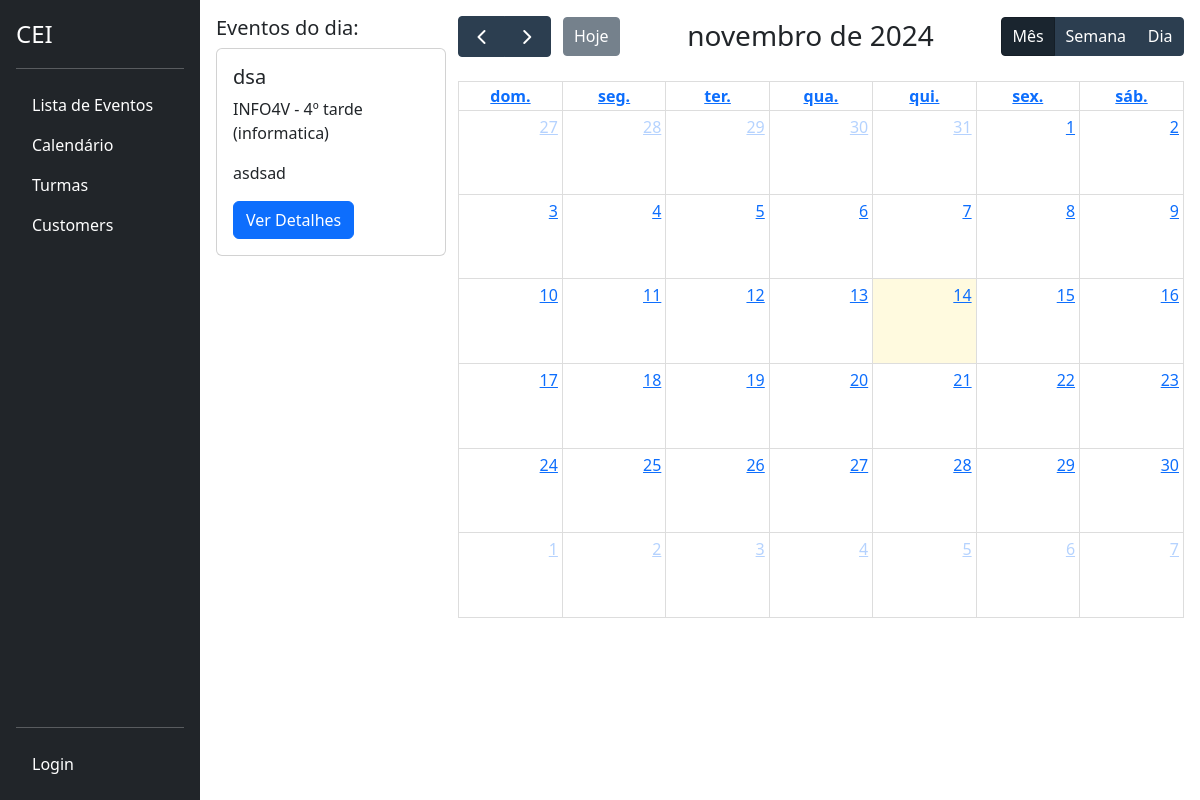
/, run on an earlier commit of the app's database.
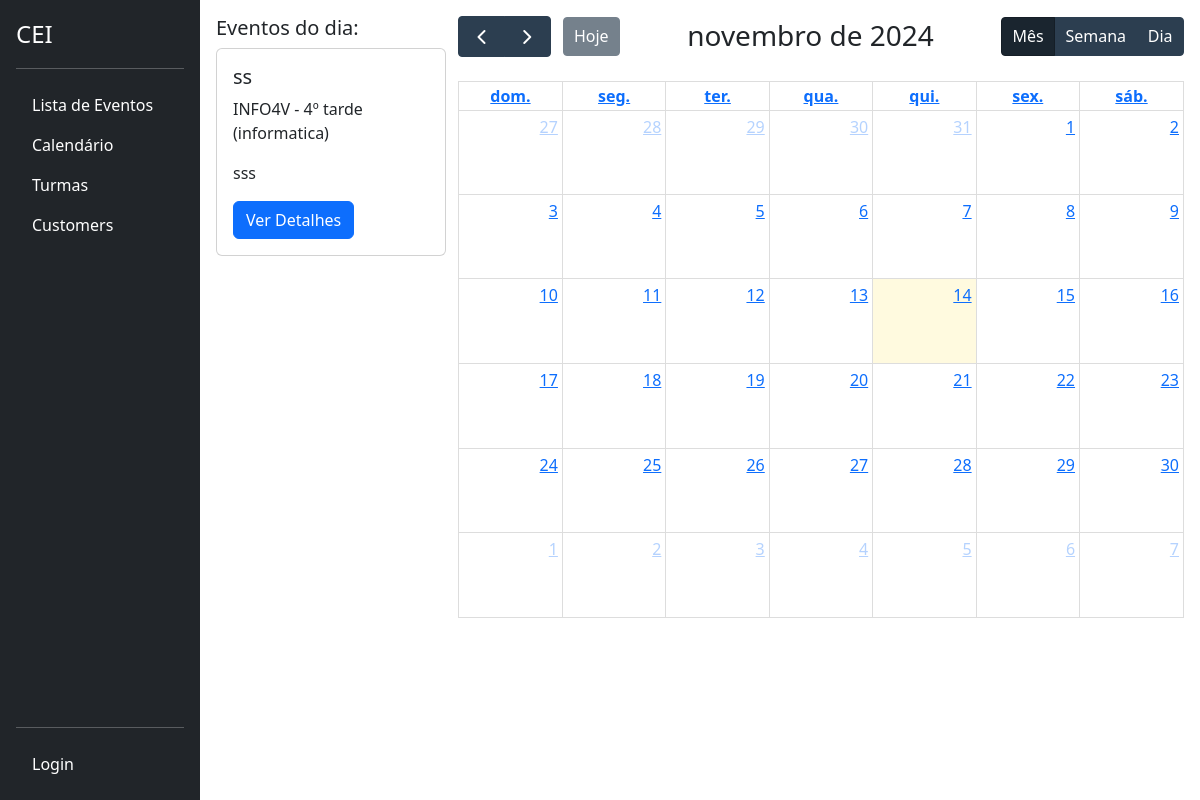
And on a later commit of the database.
### tasks/models.py (models this page shows, shortened)
class Task(models.Model):
    id = models.BigAutoField(primary_key=True)
    title = models.CharField(max_length=255)
    description = models.TextField()
    start_date = models.DateField()
    end_date = models.DateField()
    total_subs = models.PositiveIntegerField(default=0)
    subs = models.PositiveIntegerField(default=0)
    start_time = models.TimeField()
    end_time = models.TimeField()
    usuario = models.ForeignKey(CustomUser, on_delete=models.PROTECT)
    turma = models.ForeignKey('classes.Turma', on_delete=models.CASCADE)
    created_at = models.DateTimeField(auto_now_add=True)
    updated_at = models.DateTimeField(auto_now=True)

### classes/models.py (models this page shows, shortened)
class Turma(models.Model):
    TURNO_CHOICES = [
        ('manha', 'Manhã'),
        ('tarde', 'Tarde'),
        ('noite', 'Noite'),
    ]
    CURSO_CHOICES = [
        ('edificacoes', 'Edificações'),
        ('informatica', 'Informática'),
        ('meio_ambiente', 'Meio Ambiente'),
        ('matematica', 'Matemática'),
    ]
    SERIE_CHOICES = [
        ('1', '1º Ano'),
        ('2', '2º Ano'),
        ('3', '3º Ano'),
        ('4', '4º Ano'),
    ]
    nome = models.CharField(max_length=100)
    serie = models.CharField(max_length=1, choices=SERIE_CHOICES)
    turno = models.CharField(max_length=5, choices=TURNO_CHOICES)
    curso = models.CharField(max_length=15, choices=CURSO_CHOICES)
    def __str__(self):
        return f"{self.nome} - {self.serie}º {self.turno} ({self.curso})"

### tasks/views.py (the view)
# urls.py: path('', CalendarView.as_view(), name='calendar'),
class CalendarView(TemplateView):
    template_name = 'tasks/calendar.html'
    def get_context_data(self, **kwargs):
        user_turma = getattr(self.request.user, 'turma', None)
        context = super().get_context_data(**kwargs)
        is_discente = self.request.user.groups.filter(name='Discente').exists()
        is_docente = self.request.user.groups.filter(name='Docente').exists()
        today = timezone.localdate()
        if is_discente and user_turma:
            events_today = Task.objects.filter(
                turma=user_turma,
                start_date__lte=today,
                end_date__gte=today
            )
        elif is_docente:
            events_today = Task.objects.filter(
                usuario=self.request.user,
                start_date__lte=today,
                end_date__gte=today
            )
        else:
            events_today = Task.objects.filter(
                start_date__lte=today,
                end_date__gte=today
            )
        context['events_today'] = events_today
        context['turmas'] = Turma.objects.all()
        return context

### tasks/templates/tasks/calendar.html (shortened to what this page needs)
{% extends 'base.html' %}
{% load static %}
{% block content %}
<div id="calendar-container">
    <div class="col-md-3">
        <h5>Eventos do dia:</h5>
        {% for event in events_today %}
            <div class="card mb-2" style="width: 95%;">
                <div class="card-body">
                    <h5 class="card-title">{{ event.title }}</h5>
                    <p class="card-text">{{ event.turma }}</p>
                    <p class="card-text">{{ event.description }}</p>
                    <a href="/task/{{ event.id }}" class="btn btn-primary">Ver Detalhes</a>
                </div>
            </div>
        {% empty %}
            <p>Não há eventos para hoje.</p>
        {% endfor %}
    </div>
    <div class="col-md-9">
        <div id="calendar"></div>
    </div>
</div>
{% endblock %}

What changed in the data, as far as the page shows it:
removed Task: title "dsa", turma "INFO4V - 4º tarde (informatica)", description "asdsad"
added Task: title "ss", turma "INFO4V - 4º tarde (informatica)", description "sss"
